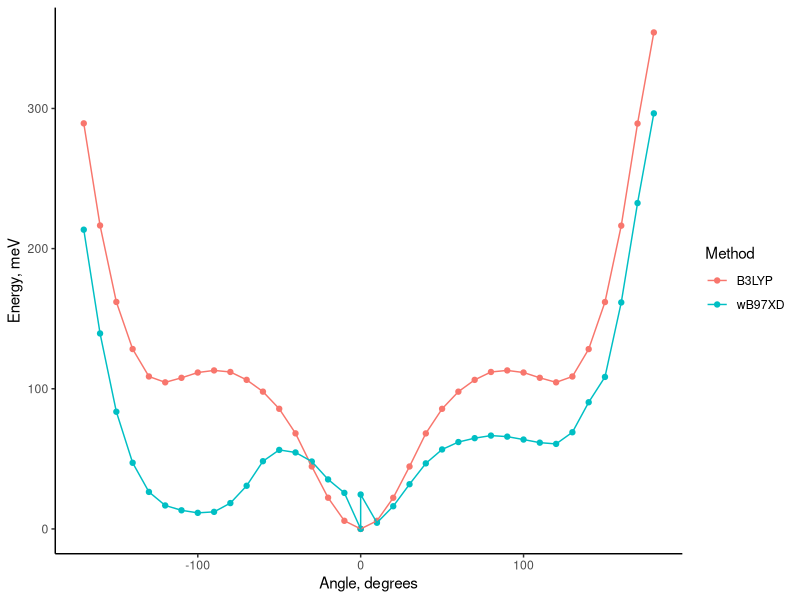
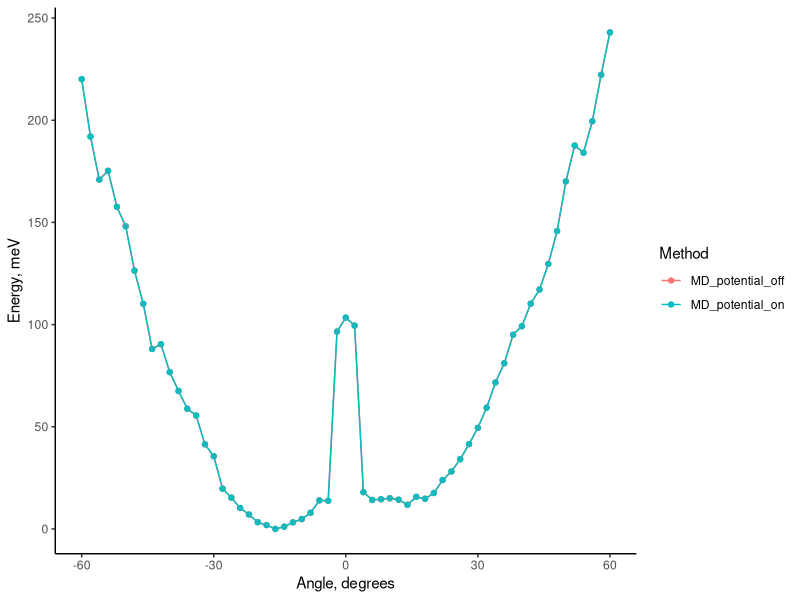

Here is the R script that generated these plots, in order:
library('tidyverse')


RB <- function(C0,C1,C2,C3,C4,C5,Angle){
	V <- C0*cos(Angle)^0 + 
		C1*cos(Angle*0.0174533)^1 + 
		C2*cos(Angle*0.0174533)^2 + 
		C3*cos(Angle*0.0174533)^3 + 
		C4*cos(Angle*0.0174533)^4 + 
		C5*cos(Angle*0.0174533)^5
	return(V)
}

RB_fit <- function(D) {
	nls(Energy~RB(C0,C1,C2,C3,C4,C5,Angle), 
		start=list(C0=30,C1=10,C2=-30,C3=10,C4=10,C5=10), 
		data=D) 
}

bin <- function(D,n){
	binned <- data.frame(Angle=0, Energy=0)	
	bin_size <- as.integer(nrow(D)/n)
	for (i in 0:n){
		j <- i * bin_size
		binned[i,1] = mean(D[j:j+bin_size,1])
		binned[i,2] = mean(D[j:j+bin_size,2])
	}
	return(binned)
}


gaussian_b3lyp <- read.table("b3lyp_data.txt") %>% 
	rename(Angle=V1, Energy=V2) %>% 
	mutate(Method="B3LYP") %>%
	mutate(Energy= Energy*27211.4) %>%
	mutate(Energy = Energy - min(Energy)) %>%
	mutate(Angle=if_else(Angle>180,Angle-360,Angle))

gaussian_w <- read.table("w_data.txt") %>% 
	rename(Angle=V1, Energy=V2) %>% 
	mutate(Method="wB97XD") %>%
	mutate(Energy= Energy*27211.4) %>%
	mutate(Energy = Energy - min(Energy)) %>%
	mutate(Angle=if_else(Angle>180,Angle-360,Angle))

MD_scan_off <- read.table("MD_scan_off.txt") %>%
	rename(Angle=V1, Energy=V2) %>%
	mutate(Method="MD_potential_off") %>%
	mutate(Energy = Energy - min(Energy)) %>%
	mutate(Energy = Energy * 10.36) 

MD_scan_on <- read.table("MD_scan_on.txt") %>%
	rename(Angle=V1, Energy=V2) %>%
	mutate(Method="MD_potential_on") %>%
	mutate(Energy = Energy - min(Energy)) %>%
	mutate(Energy = Energy * 10.36)

data <- bind_rows(gaussian_b3lyp,gaussian_w) %>%
	filter(Energy < 500) %>%
	ggplot(aes(x=Angle, y=Energy, color=Method)) + 
		geom_point() + 
		geom_line() + 
		labs(y="Energy, meV", x="Angle, degrees") +
		theme_classic()
		ggsave("Energy_QCC.pdf")
 
data <- bind_rows(MD_scan_off,MD_scan_on) %>%
	filter(Energy < 500) %>%
	ggplot(aes(x=Angle, y=Energy, color=Method)) + 
		geom_point() + 
		geom_line() + 
		labs(y="Energy, meV", x="Angle, degrees") +
		theme_classic()
		ggsave("Energy_MD.pdf") 
